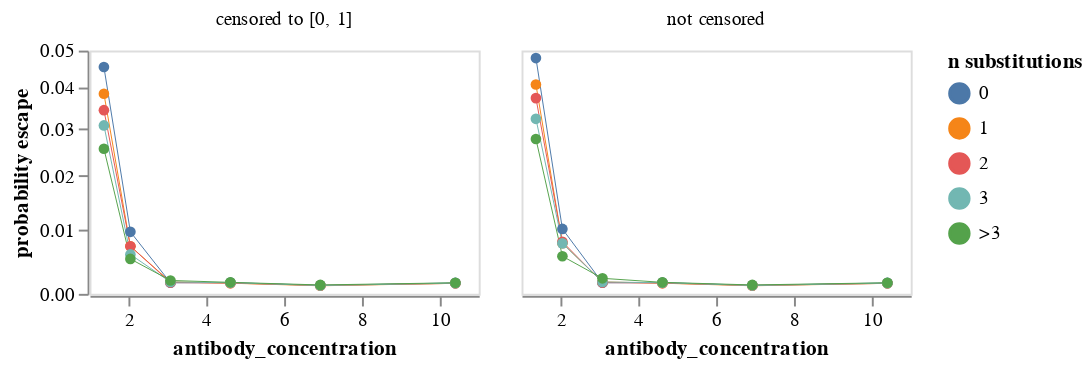

Notebook cell for this chart:
### Markdown cell above
Plot mean probability of escape across all variants with the indicated number of mutations.
Note that this plot weights each variant the same in the means regardless of how many barcode counts it has.
We plot means for both censored (set to between 0 and 1) and uncensored probabilities of escape.
Also, note it uses a symlog scale for the y-axis.
Mouseover points for values:

### Code cell
max_aa_subs = 4  # group if >= this many substitutions

mean_prob_escape = (
    prob_escape.assign(
        n_subs=lambda x: (
            x["aa_substitutions_reference"]
            .str.split()
            .map(len)
            .clip(upper=max_aa_subs)
            .map(lambda n: str(n) if n < max_aa_subs else f">{max_aa_subs - 1}")
        )
    )
    .groupby(["antibody_concentration", "n_subs"], as_index=False)
    .aggregate({"prob_escape": "mean", "prob_escape_uncensored": "mean"})
    .rename(
        columns={
            "prob_escape": "censored to [0, 1]",
            "prob_escape_uncensored": "not censored",
        }
    )
    .melt(
        id_vars=["antibody_concentration", "n_subs"],
        var_name="censored",
        value_name="probability escape",
    )
)

mean_prob_escape_chart = (
    alt.Chart(mean_prob_escape)
    .encode(
        x=alt.X("antibody_concentration"),
        y=alt.Y(
            "probability escape",
            scale=alt.Scale(type="symlog", constant=0.05),
        ),
        column=alt.Column("censored", title=None),
        color=alt.Color("n_subs", title="n substitutions"),
        tooltip=[
            alt.Tooltip(c, format=".3g") if mean_prob_escape[c].dtype == float else c
            for c in mean_prob_escape.columns
        ],
    )
    .mark_line(point=True, size=0.5)
    .properties(width=200, height=125)
    .configure_axis(grid=False)
)

mean_prob_escape_chart

### Figure 1 — Vega-Lite specification as saved in the notebook (floating-point values rounded to 4 significant figures)
{"config": {"view": {"continuousWidth": 400, "continuousHeight": 300}, "axis": {"grid": false}}, "data": {"name": "data-ae8c6e941430de1d27b52cf93f31b7c5"}, "mark": {"type": "line", "point": true, "size": 0.5}, "encoding": {"color": {"field": "n_subs", "title": "n substitutions", "type": "nominal"}, "column": {"field": "censored", "title": null, "type": "nominal"}, "tooltip": [{"field": "antibody_concentration", "format": ".3g", "type": "quantitative"}, {"field": "n_subs", "type": "nominal"}, {"field": "censored", "type": "nominal"}, {"field": "probability escape", "format": ".3g", "type": "quantitative"}], "x": {"field": "antibody_concentration", "type": "quantitative"}, "y": {"field": "probability escape", "scale": {"constant": 0.05, "type": "symlog"}, "type": "quantitative"}}, "height": 125, "width": 200, "$schema": "https://vega.github.io/schema/vega-lite/v5.2.0.json", "datasets": {"data-ae8c6e941430de1d27b52cf93f31b7c5": [{"antibody_concentration": 1.37, "n_subs": "0", "censored": "censored to [0, 1]", "probability escape": 0.04543}, {"antibody_concentration": 1.37, "n_subs": "1", "censored": "censored to [0, 1]", "probability escape": 0.03844}, {"antibody_concentration": 1.37, "n_subs": "2", "censored": "censored to [0, 1]", "probability escape": 0.03439}, {"antibody_concentration": 1.37, "n_subs": "3", "censored": "censored to [0, 1]", "probability escape": 0.03079}, {"antibody_concentration": 1.37, "n_subs": ">3", "censored": "censored to [0, 1]", "probability escape": 0.02561}, {"antibody_concentration": 2.05, "n_subs": "0", "censored": "censored to [0, 1]", "probability escape": 0.009664}, {"antibody_concentration": 2.05, "n_subs": "1", "censored": "censored to [0, 1]", "probability escape": 0.007267}, {"antibody_concentration": 2.05, "n_subs": "2", "censored": "censored to [0, 1]", "probability escape": 0.007268}, {"antibody_concentration": 2.05, "n_subs": "3", "censored": "censored to [0, 1]", "probability escape": 0.005944}, {"antibody_concentration": 2.05, "n_subs": ">3", "censored": "censored to [0, 1]", "probability escape": 0.005228}, {"antibody_concentration": 3.08, "n_subs": "0", "censored": "censored to [0, 1]", "probability escape": 0.0016}, {"antibody_concentration": 3.08, "n_subs": "1", "censored": "censored to [0, 1]", "probability escape": 0.001728}, {"antibody_concentration": 3.08, "n_subs": "2", "censored": "censored to [0, 1]", "probability escape": 0.001636}, {"antibody_concentration": 3.08, "n_subs": "3", "censored": "censored to [0, 1]", "probability escape": 0.001713}, {"antibody_concentration": 3.08, "n_subs": ">3", "censored": "censored to [0, 1]", "probability escape": 0.001943}, {"antibody_concentration": 4.62, "n_subs": "0", "censored": "censored to [0, 1]", "probability escape": 0.00163}, {"antibody_concentration": 4.62, "n_subs": "1", "censored": "censored to [0, 1]", "probability escape": 0.00154}, {"antibody_concentration": 4.62, "n_subs": "2", "censored": "censored to [0, 1]", "probability escape": 0.00156}, {"antibody_concentration": 4.62, "n_subs": "3", "censored": "censored to [0, 1]", "probability escape": 0.00161}, {"antibody_concentration": 4.62, "n_subs": ">3", "censored": "censored to [0, 1]", "probability escape": 0.001665}, {"antibody_concentration": 6.93, "n_subs": "0", "censored": "censored to [0, 1]", "probability escape": 0.001228}, {"antibody_concentration": 6.93, "n_subs": "1", "censored": "censored to [0, 1]", "probability escape": 0.001164}, {"antibody_concentration": 6.93, "n_subs": "2", "censored": "censored to [0, 1]", "probability escape": 0.001213}, {"antibody_concentration": 6.93, "n_subs": "3", "censored": "censored to [0, 1]", "probability escape": 0.001197}, {"antibody_concentration": 6.93, "n_subs": ">3", "censored": "censored to [0, 1]", "probability escape": 0.001284}, {"antibody_concentration": 10.4, "n_subs": "0", "censored": "censored to [0, 1]", "probability escape": 0.001577}, {"antibody_concentration": 10.4, "n_subs": "1", "censored": "censored to [0, 1]", "probability escape": 0.001522}, {"antibody_concentration": 10.4, "n_subs": "2", "censored": "censored to [0, 1]", "probability escape": 0.001517}, {"antibody_concentration": 10.4, "n_subs": "3", "censored": "censored to [0, 1]", "probability escape": 0.001547}, {"antibody_concentration": 10.4, "n_subs": ">3", "censored": "censored to [0, 1]", "probability escape": 0.001603}, {"antibody_concentration": 1.37, "n_subs": "0", "censored": "not censored", "probability escape": 0.0479}, {"antibody_concentration": 1.37, "n_subs": "1", "censored": "not censored", "probability escape": 0.0408}, {"antibody_concentration": 1.37, "n_subs": "2", "censored": "not censored", "probability escape": 0.03733}, {"antibody_concentration": 1.37, "n_subs": "3", "censored": "not censored", "probability escape": 0.03234}, {"antibody_concentration": 1.37, "n_subs": ">3", "censored": "not censored", "probability escape": 0.02773}, {"antibody_concentration": 2.05, "n_subs": "0", "censored": "not censored", "probability escape": 0.01016}, {"antibody_concentration": 2.05, "n_subs": "1", "censored": "not censored", "probability escape": 0.00775}, {"antibody_concentration": 2.05, "n_subs": "2", "censored": "not censored", "probability escape": 0.008001}, {"antibody_concentration": 2.05, "n_subs": "3", "censored": "not censored", "probability escape": 0.007734}, {"antibody_concentration": 2.05, "n_subs": ">3", "censored": "not censored", "probability escape": 0.005655}, {"antibody_concentration": 3.08, "n_subs": "0", "censored": "not censored", "probability escape": 0.0016}, {"antibody_concentration": 3.08, "n_subs": "1", "censored": "not censored", "probability escape": 0.001728}, {"antibody_concentration": 3.08, "n_subs": "2", "censored": "not censored", "probability escape": 0.001636}, {"antibody_concentration": 3.08, "n_subs": "3", "censored": "not censored", "probability escape": 0.001713}, {"antibody_concentration": 3.08, "n_subs": ">3", "censored": "not censored", "probability escape": 0.002263}, {"antibody_concentration": 4.62, "n_subs": "0", "censored": "not censored", "probability escape": 0.00163}, {"antibody_concentration": 4.62, "n_subs": "1", "censored": "not censored", "probability escape": 0.00154}, {"antibody_concentration": 4.62, "n_subs": "2", "censored": "not censored", "probability escape": 0.00156}, {"antibody_concentration": 4.62, "n_subs": "3", "censored": "not censored", "probability escape": 0.00161}, {"antibody_concentration": 4.62, "n_subs": ">3", "censored": "not censored", "probability escape": 0.001665}, {"antibody_concentration": 6.93, "n_subs": "0", "censored": "not censored", "probability escape": 0.001228}, {"antibody_concentration": 6.93, "n_subs": "1", "censored": "not censored", "probability escape": 0.001164}, {"antibody_concentration": 6.93, "n_subs": "2", "censored": "not censored", "probability escape": 0.001213}, {"antibody_concentration": 6.93, "n_subs": "3", "censored": "not censored", "probability escape": 0.001197}, {"antibody_concentration": 6.93, "n_subs": ">3", "censored": "not censored", "probability escape": 0.001284}, {"antibody_concentration": 10.4, "n_subs": "0", "censored": "not censored", "probability escape": 0.001577}, {"antibody_concentration": 10.4, "n_subs": "1", "censored": "not censored", "probability escape": 0.001522}, {"antibody_concentration": 10.4, "n_subs": "2", "censored": "not censored", "probability escape": 0.001517}, {"antibody_concentration": 10.4, "n_subs": "3", "censored": "not censored", "probability escape": 0.001547}, {"antibody_concentration": 10.4, "n_subs": ">3", "censored": "not censored", "probability escape": 0.001603}]}}
